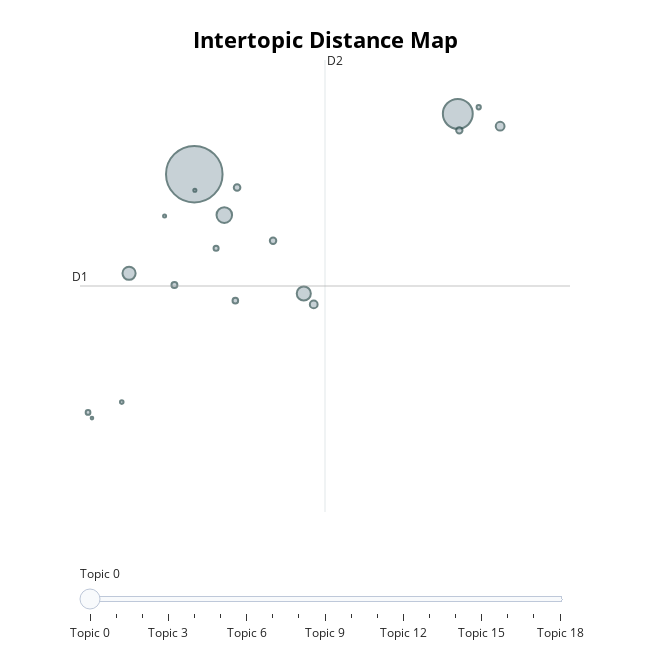
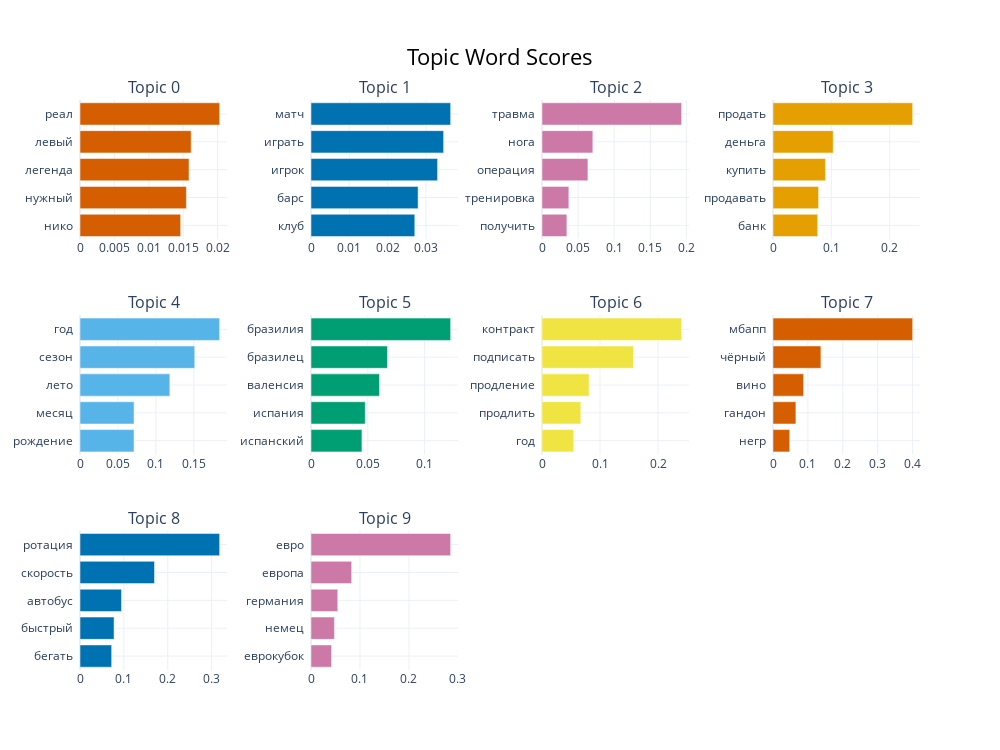

Notebook source saved alongside these figures, in order:
### Code cell
# Visualize the generated topics
topic_model.visualize_topics().show()

# Visualize the top topics in a bar chart
topic_model.visualize_barchart(top_n_topics=10).show()  # Adjust `top_n_topics` as needed

### Figure 1 — Plotly figure (JSON) as saved in the notebook; plotly's stock layout.template omitted (floating-point values rounded to 4 significant figures)
{"data": [{"customdata": [[0, "реал | левый | легенда | нужный | нико", 7572], [1, "матч | играть | игрок | барс | клуб", 2113], [2, "травма | нога | операция | тренировка | получить", 575], [3, "продать | деньга | купить | продавать | банк", 471], [4, "год | сезон | лето | месяц | рождение", 410], [5, "бразилия | бразилец | валенсия | испания | испанский", 183], [6, "контракт | подписать | продление | продлить | год", 143], [7, "мбапп | чёрный | вино | гандон | негр", 103], [8, "ротация | скорость | автобус | быстрый | бегать", 99], [9, "евро | европа | германия | немец | еврокубок", 97], [10, "клоун | лысый | клоунада | волос | шарлатан", 84], [11, "бальда | зимой | зимний | зима | закрывать", 75], [12, "агент | свободный | бесплатно | бесплатный | дэвид", 61], [13, "тигр | свини | свинисиус | свино | модный", 53], [14, "карьера | завершить | закончить | завершение | заканчивать", 43], [15, "слон | наш | слонярый | отпраздновать | ебырь", 30], [16, "изнасилование | порно | насиловать | девушка | насилие", 23], [17, "израиль | франция | отыграть | трибуна | жюля", 22], [18, "акула | анус | феррана | увеличаться | исправлять", 16]], "hovertemplate": "<b>Topic %{customdata[0]}</b><br>%{customdata[1]}<br>Size: %{customdata[2]}", "legendgroup": "", "marker": {"color": "#B0BEC5", "line": {"color": "DarkSlateGrey", "width": 2}, "size": [7572, 2113, 575, 471, 410, 183, 143, 103, 99, 97, 84, 75, 61, 53, 43, 30, 23, 22, 16], "sizemode": "area", "sizeref": 4.732, "symbol": "circle"}, "mode": "markers", "name": "", "orientation": "v", "showlegend": false, "type": "scatter", "x": [2.484, 6.578, 2.95, 4.185, 1.47, 7.236, 4.339, 3.149, 3.707, 6.602, 2.175, 3.122, 2.822, 0.8328, 6.903, 1.357, 2.493, 2.022, 0.8939], "xaxis": "x", "y": [-9.289, -7.822, -10.28, -12.19, -11.7, -8.123, -12.46, -9.614, -10.91, -8.224, -11.98, -12.37, -11.09, -15.08, -7.661, -14.83, -9.681, -10.31, -15.22], "yaxis": "y"}], "layout": {"annotations": [{"showarrow": false, "text": "D1", "x": 0.7079, "y": -12.01, "yshift": 10}, {"showarrow": false, "text": "D2", "x": 4.514, "xshift": 10, "y": -6.512}], "height": 650, "hoverlabel": {"bgcolor": "white", "font": {"family": "Rockwell", "size": 16}}, "legend": {"itemsizing": "constant", "tracegroupgap": 0}, "margin": {"t": 60}, "shapes": [{"line": {"color": "#CFD8DC", "width": 2}, "type": "line", "x0": 4.514, "x1": 4.514, "y0": -17.51, "y1": -6.512}, {"line": {"color": "#9E9E9E", "width": 2}, "type": "line", "x0": 0.7079, "x1": 8.321, "y0": -12.01, "y1": -12.01}], "sliders": [{"active": 0, "pad": {"t": 50}, "steps": [{"args": [{"marker.color": [["red", "#B0BEC5", "#B0BEC5", "#B0BEC5", "#B0BEC5", "#B0BEC5", "#B0BEC5", "#B0BEC5", "#B0BEC5", "#B0BEC5", "#B0BEC5", "#B0BEC5", "#B0BEC5", "#B0BEC5", "#B0BEC5", "#B0BEC5", "#B0BEC5", "#B0BEC5", "#B0BEC5"]]}], "label": "Topic 0", "method": "update"}, {"args": [{"marker.color": [["#B0BEC5", "red", "#B0BEC5", "#B0BEC5", "#B0BEC5", "#B0BEC5", "#B0BEC5", "#B0BEC5", "#B0BEC5", "#B0BEC5", "#B0BEC5", "#B0BEC5", "#B0BEC5", "#B0BEC5", "#B0BEC5", "#B0BEC5", "#B0BEC5", "#B0BEC5", "#B0BEC5"]]}], "label": "Topic 1", "method": "update"}, {"args": [{"marker.color": [["#B0BEC5", "#B0BEC5", "red", "#B0BEC5", "#B0BEC5", "#B0BEC5", "#B0BEC5", "#B0BEC5", "#B0BEC5", "#B0BEC5", "#B0BEC5", "#B0BEC5", "#B0BEC5", "#B0BEC5", "#B0BEC5", "#B0BEC5", "#B0BEC5", "#B0BEC5", "#B0BEC5"]]}], "label": "Topic 2", "method": "update"}, {"args": [{"marker.color": [["#B0BEC5", "#B0BEC5", "#B0BEC5", "red", "#B0BEC5", "#B0BEC5", "#B0BEC5", "#B0BEC5", "#B0BEC5", "#B0BEC5", "#B0BEC5", "#B0BEC5", "#B0BEC5", "#B0BEC5", "#B0BEC5", "#B0BEC5", "#B0BEC5", "#B0BEC5", "#B0BEC5"]]}], "label": "Topic 3", "method": "update"}, {"args": [{"marker.color": [["#B0BEC5", "#B0BEC5", "#B0BEC5", "#B0BEC5", "red", "#B0BEC5", "#B0BEC5", "#B0BEC5", "#B0BEC5", "#B0BEC5", "#B0BEC5", "#B0BEC5", "#B0BEC5", "#B0BEC5", "#B0BEC5", "#B0BEC5", "#B0BEC5", "#B0BEC5", "#B0BEC5"]]}], "label": "Topic 4", "method": "update"}, {"args": [{"marker.color": [["#B0BEC5", "#B0BEC5", "#B0BEC5", "#B0BEC5", "#B0BEC5", "red", "#B0BEC5", "#B0BEC5", "#B0BEC5", "#B0BEC5", "#B0BEC5", "#B0BEC5", "#B0BEC5", "#B0BEC5", "#B0BEC5", "#B0BEC5", "#B0BEC5", "#B0BEC5", "#B0BEC5"]]}], "label": "Topic 5", "method": "update"}, {"args": [{"marker.color": [["#B0BEC5", "#B0BEC5", "#B0BEC5", "#B0BEC5", "#B0BEC5", "#B0BEC5", "red", "#B0BEC5", "#B0BEC5", "#B0BEC5", "#B0BEC5", "#B0BEC5", "#B0BEC5", "#B0BEC5", "#B0BEC5", "#B0BEC5", "#B0BEC5", "#B0BEC5", "#B0BEC5"]]}], "label": "Topic 6", "method": "update"}, {"args": [{"marker.color": [["#B0BEC5", "#B0BEC5", "#B0BEC5", "#B0BEC5", "#B0BEC5", "#B0BEC5", "#B0BEC5", "red", "#B0BEC5", "#B0BEC5", "#B0BEC5", "#B0BEC5", "#B0BEC5", "#B0BEC5", "#B0BEC5", "#B0BEC5", "#B0BEC5", "#B0BEC5", "#B0BEC5"]]}], "label": "Topic 7", "method": "update"}, {"args": [{"marker.color": [["#B0BEC5", "#B0BEC5", "#B0BEC5", "#B0BEC5", "#B0BEC5", "#B0BEC5", "#B0BEC5", "#B0BEC5", "red", "#B0BEC5", "#B0BEC5", "#B0BEC5", "#B0BEC5", "#B0BEC5", "#B0BEC5", "#B0BEC5", "#B0BEC5", "#B0BEC5", "#B0BEC5"]]}], "label": "Topic 8", "method": "update"}, {"args": [{"marker.color": [["#B0BEC5", "#B0BEC5", "#B0BEC5", "#B0BEC5", "#B0BEC5", "#B0BEC5", "#B0BEC5", "#B0BEC5", "#B0BEC5", "red", "#B0BEC5", "#B0BEC5", "#B0BEC5", "#B0BEC5", "#B0BEC5", "#B0BEC5", "#B0BEC5", "#B0BEC5", "#B0BEC5"]]}], "label": "Topic 9", "method": "update"}, {"args": [{"marker.color": [["#B0BEC5", "#B0BEC5", "#B0BEC5", "#B0BEC5", "#B0BEC5", "#B0BEC5", "#B0BEC5", "#B0BEC5", "#B0BEC5", "#B0BEC5", "red", "#B0BEC5", "#B0BEC5", "#B0BEC5", "#B0BEC5", "#B0BEC5", "#B0BEC5", "#B0BEC5", "#B0BEC5"]]}], "label": "Topic 10", "method": "update"}, {"args": [{"marker.color": [["#B0BEC5", "#B0BEC5", "#B0BEC5", "#B0BEC5", "#B0BEC5", "#B0BEC5", "#B0BEC5", "#B0BEC5", "#B0BEC5", "#B0BEC5", "#B0BEC5", "red", "#B0BEC5", "#B0BEC5", "#B0BEC5", "#B0BEC5", "#B0BEC5", "#B0BEC5", "#B0BEC5"]]}], "label": "Topic 11", "method": "update"}, {"args": [{"marker.color": [["#B0BEC5", "#B0BEC5", "#B0BEC5", "#B0BEC5", "#B0BEC5", "#B0BEC5", "#B0BEC5", "#B0BEC5", "#B0BEC5", "#B0BEC5", "#B0BEC5", "#B0BEC5", "red", "#B0BEC5", "#B0BEC5", "#B0BEC5", "#B0BEC5", "#B0BEC5", "#B0BEC5"]]}], "label": "Topic 12", "method": "update"}, {"args": [{"marker.color": [["#B0BEC5", "#B0BEC5", "#B0BEC5", "#B0BEC5", "#B0BEC5", "#B0BEC5", "#B0BEC5", "#B0BEC5", "#B0BEC5", "#B0BEC5", "#B0BEC5", "#B0BEC5", "#B0BEC5", "red", "#B0BEC5", "#B0BEC5", "#B0BEC5", "#B0BEC5", "#B0BEC5"]]}], "label": "Topic 13", "method": "update"}, {"args": [{"marker.color": [["#B0BEC5", "#B0BEC5", "#B0BEC5", "#B0BEC5", "#B0BEC5", "#B0BEC5", "#B0BEC5", "#B0BEC5", "#B0BEC5", "#B0BEC5", "#B0BEC5", "#B0BEC5", "#B0BEC5", "#B0BEC5", "red", "#B0BEC5", "#B0BEC5", "#B0BEC5", "#B0BEC5"]]}], "label": "Topic 14", "method": "update"}, {"args": [{"marker.color": [["#B0BEC5", "#B0BEC5", "#B0BEC5", "#B0BEC5", "#B0BEC5", "#B0BEC5", "#B0BEC5", "#B0BEC5", "#B0BEC5", "#B0BEC5", "#B0BEC5", "#B0BEC5", "#B0BEC5", "#B0BEC5", "#B0BEC5", "red", "#B0BEC5", "#B0BEC5", "#B0BEC5"]]}], "label": "Topic 15", "method": "update"}, {"args": [{"marker.color": [["#B0BEC5", "#B0BEC5", "#B0BEC5", "#B0BEC5", "#B0BEC5", "#B0BEC5", "#B0BEC5", "#B0BEC5", "#B0BEC5", "#B0BEC5", "#B0BEC5", "#B0BEC5", "#B0BEC5", "#B0BEC5", "#B0BEC5", "#B0BEC5", "red", "#B0BEC5", "#B0BEC5"]]}], "label": "Topic 16", "method": "update"}, {"args": [{"marker.color": [["#B0BEC5", "#B0BEC5", "#B0BEC5", "#B0BEC5", "#B0BEC5", "#B0BEC5", "#B0BEC5", "#B0BEC5", "#B0BEC5", "#B0BEC5", "#B0BEC5", "#B0BEC5", "#B0BEC5", "#B0BEC5", "#B0BEC5", "#B0BEC5", "#B0BEC5", "red", "#B0BEC5"]]}], "label": "Topic 17", "method": "update"}, {"args": [{"marker.color": [["#B0BEC5", "#B0BEC5", "#B0BEC5", "#B0BEC5", "#B0BEC5", "#B0BEC5", "#B0BEC5", "#B0BEC5", "#B0BEC5", "#B0BEC5", "#B0BEC5", "#B0BEC5", "#B0BEC5", "#B0BEC5", "#B0BEC5", "#B0BEC5", "#B0BEC5", "#B0BEC5", "red"]]}], "label": "Topic 18", "method": "update"}]}], "title": {"font": {"color": "Black", "size": 22}, "text": "<b>Intertopic Distance Map</b>", "x": 0.5, "xanchor": "center", "y": 0.95, "yanchor": "top"}, "width": 650, "xaxis": {"anchor": "y", "domain": [0, 1], "range": [0.7079, 8.321], "title": {"text": ""}, "visible": false}, "yaxis": {"anchor": "x", "domain": [0, 1], "range": [-17.51, -6.512], "title": {"text": ""}, "visible": false}}}

### Figure 2 — Plotly figure (JSON) as saved in the notebook; plotly's stock layout.template omitted (floating-point values rounded to 4 significant figures)
{"data": [{"marker": {"color": "#D55E00"}, "orientation": "h", "type": "bar", "x": [0.01463, 0.01546, 0.01584, 0.01615, 0.0203], "xaxis": "x", "y": ["нико  ", "нужный  ", "легенда  ", "левый  ", "реал  "], "yaxis": "y"}, {"marker": {"color": "#0072B2"}, "orientation": "h", "type": "bar", "x": [0.02706, 0.02793, 0.03301, 0.03458, 0.03641], "xaxis": "x2", "y": ["клуб  ", "барс  ", "игрок  ", "играть  ", "матч  "], "yaxis": "y2"}, {"marker": {"color": "#CC79A7"}, "orientation": "h", "type": "bar", "x": [0.03447, 0.0372, 0.06363, 0.07044, 0.1935], "xaxis": "x3", "y": ["получить  ", "тренировка  ", "операция  ", "нога  ", "травма  "], "yaxis": "y3"}, {"marker": {"color": "#E69F00"}, "orientation": "h", "type": "bar", "x": [0.0766, 0.07821, 0.08992, 0.1032, 0.2395], "xaxis": "x4", "y": ["банк  ", "продавать  ", "купить  ", "деньга  ", "продать  "], "yaxis": "y4"}, {"marker": {"color": "#56B4E9"}, "orientation": "h", "type": "bar", "x": [0.07121, 0.07122, 0.1184, 0.1512, 0.184], "xaxis": "x5", "y": ["рождение  ", "месяц  ", "лето  ", "сезон  ", "год  "], "yaxis": "y5"}, {"marker": {"color": "#009E73"}, "orientation": "h", "type": "bar", "x": [0.04483, 0.04778, 0.06029, 0.06731, 0.1229], "xaxis": "x6", "y": ["испанский  ", "испания  ", "валенсия  ", "бразилец  ", "бразилия  "], "yaxis": "y6"}, {"marker": {"color": "#F0E442"}, "orientation": "h", "type": "bar", "x": [0.05467, 0.06696, 0.08112, 0.1578, 0.2408], "xaxis": "x7", "y": ["год  ", "продлить  ", "продление  ", "подписать  ", "контракт  "], "yaxis": "y7"}, {"marker": {"color": "#D55E00"}, "orientation": "h", "type": "bar", "x": [0.04786, 0.06563, 0.08751, 0.1373, 0.4001], "xaxis": "x8", "y": ["негр  ", "гандон  ", "вино  ", "чёрный  ", "мбапп  "], "yaxis": "y8"}, {"marker": {"color": "#0072B2"}, "orientation": "h", "type": "bar", "x": [0.07218, 0.07764, 0.09455, 0.1698, 0.3183], "xaxis": "x9", "y": ["бегать  ", "быстрый  ", "автобус  ", "скорость  ", "ротация  "], "yaxis": "y9"}, {"marker": {"color": "#CC79A7"}, "orientation": "h", "type": "bar", "x": [0.04194, 0.04783, 0.05462, 0.08299, 0.2851], "xaxis": "x10", "y": ["еврокубок  ", "немец  ", "германия  ", "европа  ", "евро  "], "yaxis": "y10"}], "layout": {"annotations": [{"font": {"size": 16}, "showarrow": false, "text": "Topic 0", "x": 0.0875, "xanchor": "center", "xref": "paper", "y": 1, "yanchor": "bottom", "yref": "paper"}, {"font": {"size": 16}, "showarrow": false, "text": "Topic 1", "x": 0.3625, "xanchor": "center", "xref": "paper", "y": 1, "yanchor": "bottom", "yref": "paper"}, {"font": {"size": 16}, "showarrow": false, "text": "Topic 2", "x": 0.6375, "xanchor": "center", "xref": "paper", "y": 1, "yanchor": "bottom", "yref": "paper"}, {"font": {"size": 16}, "showarrow": false, "text": "Topic 3", "x": 0.9125, "xanchor": "center", "xref": "paper", "y": 1, "yanchor": "bottom", "yref": "paper"}, {"font": {"size": 16}, "showarrow": false, "text": "Topic 4", "x": 0.0875, "xanchor": "center", "xref": "paper", "y": 0.6222, "yanchor": "bottom", "yref": "paper"}, {"font": {"size": 16}, "showarrow": false, "text": "Topic 5", "x": 0.3625, "xanchor": "center", "xref": "paper", "y": 0.6222, "yanchor": "bottom", "yref": "paper"}, {"font": {"size": 16}, "showarrow": false, "text": "Topic 6", "x": 0.6375, "xanchor": "center", "xref": "paper", "y": 0.6222, "yanchor": "bottom", "yref": "paper"}, {"font": {"size": 16}, "showarrow": false, "text": "Topic 7", "x": 0.9125, "xanchor": "center", "xref": "paper", "y": 0.6222, "yanchor": "bottom", "yref": "paper"}, {"font": {"size": 16}, "showarrow": false, "text": "Topic 8", "x": 0.0875, "xanchor": "center", "xref": "paper", "y": 0.2444, "yanchor": "bottom", "yref": "paper"}, {"font": {"size": 16}, "showarrow": false, "text": "Topic 9", "x": 0.3625, "xanchor": "center", "xref": "paper", "y": 0.2444, "yanchor": "bottom", "yref": "paper"}], "height": 750, "hoverlabel": {"bgcolor": "white", "font": {"family": "Rockwell", "size": 16}}, "showlegend": false, "title": {"font": {"color": "Black", "size": 22}, "text": "Topic Word Scores", "x": 0.5, "xanchor": "center", "yanchor": "top"}, "width": 1000, "xaxis": {"anchor": "y", "domain": [0, 0.175], "showgrid": true}, "xaxis10": {"anchor": "y10", "domain": [0.275, 0.45], "showgrid": true}, "xaxis11": {"anchor": "y11", "domain": [0.55, 0.725], "showgrid": true}, "xaxis12": {"anchor": "y12", "domain": [0.825, 1], "showgrid": true}, "xaxis2": {"anchor": "y2", "domain": [0.275, 0.45], "showgrid": true}, "xaxis3": {"anchor": "y3", "domain": [0.55, 0.725], "showgrid": true}, "xaxis4": {"anchor": "y4", "domain": [0.825, 1], "showgrid": true}, "xaxis5": {"anchor": "y5", "domain": [0, 0.175], "showgrid": true}, "xaxis6": {"anchor": "y6", "domain": [0.275, 0.45], "showgrid": true}, "xaxis7": {"anchor": "y7", "domain": [0.55, 0.725], "showgrid": true}, "xaxis8": {"anchor": "y8", "domain": [0.825, 1], "showgrid": true}, "xaxis9": {"anchor": "y9", "domain": [0, 0.175], "showgrid": true}, "yaxis": {"anchor": "x", "domain": [0.7556, 1], "showgrid": true}, "yaxis10": {"anchor": "x10", "domain": [0, 0.2444], "showgrid": true}, "yaxis11": {"anchor": "x11", "domain": [0, 0.2444], "showgrid": true}, "yaxis12": {"anchor": "x12", "domain": [0, 0.2444], "showgrid": true}, "yaxis2": {"anchor": "x2", "domain": [0.7556, 1], "showgrid": true}, "yaxis3": {"anchor": "x3", "domain": [0.7556, 1], "showgrid": true}, "yaxis4": {"anchor": "x4", "domain": [0.7556, 1], "showgrid": true}, "yaxis5": {"anchor": "x5", "domain": [0.3778, 0.6222], "showgrid": true}, "yaxis6": {"anchor": "x6", "domain": [0.3778, 0.6222], "showgrid": true}, "yaxis7": {"anchor": "x7", "domain": [0.3778, 0.6222], "showgrid": true}, "yaxis8": {"anchor": "x8", "domain": [0.3778, 0.6222], "showgrid": true}, "yaxis9": {"anchor": "x9", "domain": [0, 0.2444], "showgrid": true}}}
